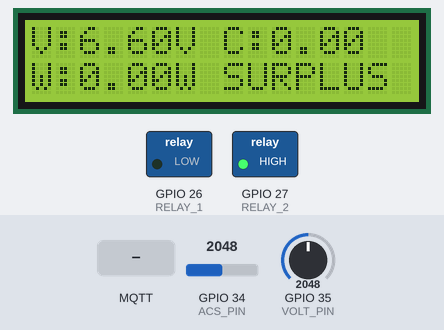
A sketch run on a simulated ESP32. On the bench: 16×2 character LCD, switched loads named in the sketch (green lamp = pin HIGH). The test bench sets the inputs (shaded band); at power-on: GPIO 35 (VOLT_PIN) = 2048, GPIO 34 (ACS_PIN) = 2048. WiFi joins after 1.5 s; servers stay silent unless stated; no MQTT or app messages arrive unless stated; what the sketch prints to the serial monitor is not drawn.

Above: at 11.3 s.
11.4 s: GPIO 35 (VOLT_PIN) set to 339
At 13.7 s:
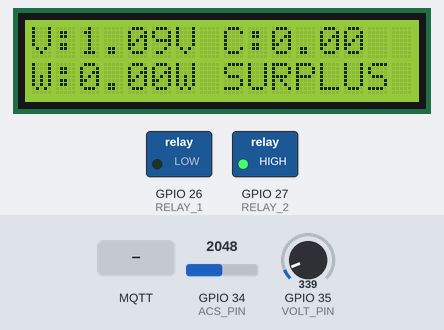
14.0 s: GPIO 35 (VOLT_PIN) set to 276
At 15.8 s:
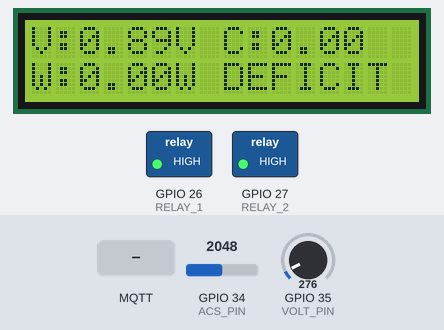
16.3 s: MQTT message "SENDING" arrives on the second subscribed topic
At 18.0 s:
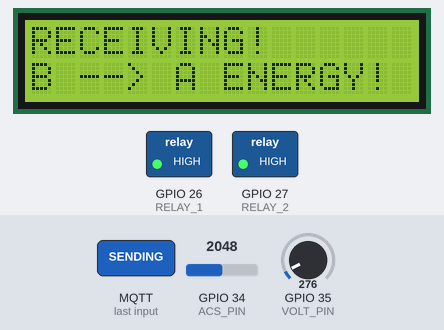
19.4 s: MQTT message "solar/B/status" arrives on the second subscribed topic
At 20.7 s:
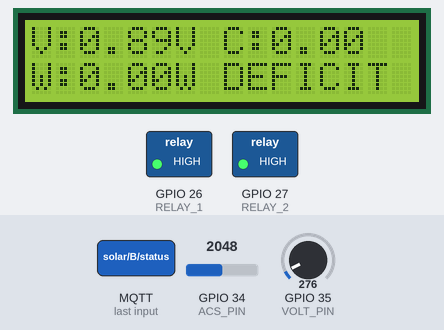
21.6 s: GPIO 34 (ACS_PIN) set to 2866
At 22.7 s:
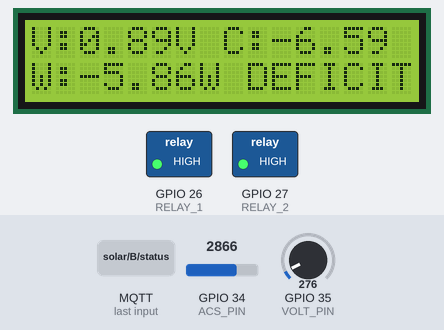
23.9 s: GPIO 34 (ACS_PIN) set to 3603
At 26.1 s:
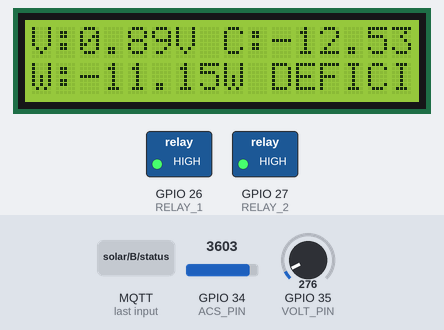
Timing chart, 0 to 27.1 s (numbered marks = the images above; inputs shaded):
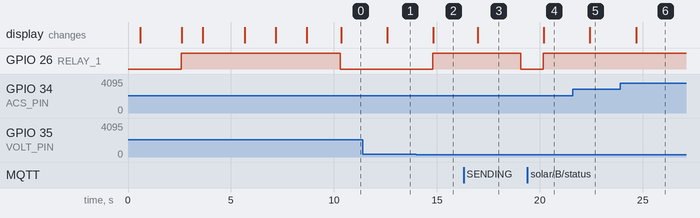

The sketch:

House_A.ino
```cpp
/*
 * SolarKapitBahay — House A (working lab firmware)
 * Pins: D34=ACS712, D35=voltage, D26/D27=relay, D21/D22=LCD I2C
 * MQTT: solar/A/* publish, solar/B/* subscribe
 * Broker IP: run ipconfig on laptop (Wi-Fi IPv4) — update mqttBroker below
 */

#include <WiFi.h>
#include <PubSubClient.h>
#include <Wire.h>
#include <LiquidCrystal_I2C.h>

const char* ssid       = "SKYFiber_MESH_BEF5";
const char* password   = "548251144";
const char* mqttBroker = "192.168.55.113";  // laptop Wi-Fi IP from ipconfig
const int   mqttPort   = 1883;

#define VOLT_PIN  35
#define ACS_PIN   34
#define RELAY_1   26
#define RELAY_2   27

const float VOLT_RATIO        = 4.0;
const float ADC_REF           = 3.3;
const float ADC_MAX           = 4095.0;
const float ACS_SENSITIVITY   = 0.100;
const float VOLTAGE_THRESHOLD = 1.0;
const float TRANSFER_VOLTAGE  = 3.0;
float       acsZeroPoint      = 0.0;

LiquidCrystal_I2C lcd(0x27, 16, 2);
WiFiClient        espClient;
PubSubClient      mqtt(espClient);

bool   houseAOn       = false;
bool   transferOn     = false;
bool   wasTransferOn  = false;
String houseBStatus   = "UNKNOWN";
String houseBTransfer = "STOPPED";

void callback(char* topic, byte* payload, unsigned int length) {
  String msg = "";
  for (unsigned int i = 0; i < length; i++) msg += (char)payload[i];

  if (String(topic) == "solar/B/status") {
    houseBStatus = msg;
  }

  if (String(topic) == "solar/B/transfer") {
    houseBTransfer = msg;
    if (msg == "SENDING") {
      Serial.println("RECEIVING ENERGY FROM B");
      lcd.clear();
      lcd.setCursor(0, 0);
      lcd.print("RECEIVING!");
      lcd.setCursor(0, 1);
      lcd.print("B --> A ENERGY!");
      delay(2000);
    }
    if (msg == "STOPPED") {
      Serial.println("Transfer from B stopped.");
    }
  }
}

void calibrateACS() {
  Serial.println("Calibrating ACS712...");
  lcd.clear();
  lcd.setCursor(0, 0);
  lcd.print("Calibrating...");
  long sum = 0;
  for (int i = 0; i < 200; i++) {
    sum += analogRead(ACS_PIN);
    delay(5);
  }
  acsZeroPoint = (float)sum / 200.0;
  Serial.print("ACS zero: ");
  Serial.println(acsZeroPoint);
  lcd.setCursor(0, 1);
  lcd.print("Zero: ");
  lcd.print(acsZeroPoint, 0);
  delay(2000);
  lcd.clear();
}

float readAvg(int pin) {
  long sum = 0;
  for (int i = 0; i < 20; i++) {
    sum += analogRead(pin);
    delay(2);
  }
  return (float)sum / 20.0;
}

float getVoltage() {
  float avg  = readAvg(VOLT_PIN);
  float adcV = (avg / ADC_MAX) * ADC_REF;
  float volt = adcV * VOLT_RATIO;
  if (volt < 0.1) volt = 0.0;
  return volt;
}

float getCurrent() {
  float avg     = readAvg(ACS_PIN);
  float voltage = (avg / ADC_MAX) * ADC_REF;
  float zeroV   = (acsZeroPoint / ADC_MAX) * ADC_REF;
  float current = -((voltage - zeroV) / ACS_SENSITIVITY);
  if (abs(current) < 0.1) current = 0.0;
  return current;
}

void connectWiFi() {
  Serial.print("Connecting WiFi");
  lcd.clear();
  lcd.setCursor(0, 0);
  lcd.print("Connecting WiFi");
  WiFi.begin(ssid, password);
  int tries = 0;
  while (WiFi.status() != WL_CONNECTED && tries < 20) {
    delay(500);
    Serial.print(".");
    tries++;
  }
  if (WiFi.status() == WL_CONNECTED) {
    Serial.println("\nWiFi OK: " + WiFi.localIP().toString());
    lcd.setCursor(0, 1);
    lcd.print("WiFi OK!");
  } else {
    Serial.println("\nWiFi failed.");
    lcd.setCursor(0, 1);
    lcd.print("No WiFi-offline");
  }
  delay(1500);
}

void reconnectMQTT() {
  if (WiFi.status() != WL_CONNECTED) return;
  if (mqtt.connected()) return;
  Serial.print("Connecting MQTT...");
  if (mqtt.connect("ESP32_House_A")) {
    Serial.println(" connected!");
    mqtt.subscribe("solar/B/status");
    mqtt.subscribe("solar/B/transfer");
  } else {
    Serial.print(" failed. Error: ");
    Serial.println(mqtt.state());
  }
}

void setup() {
  Serial.begin(115200);
  delay(500);

  Wire.begin(21, 22);
  lcd.init();
  lcd.backlight();
  lcd.setCursor(0, 0);
  lcd.print("House A ESP32");
  lcd.setCursor(0, 1);
  lcd.print("Starting...");
  delay(2000);

  pinMode(RELAY_1, OUTPUT);
  pinMode(RELAY_2, OUTPUT);
  digitalWrite(RELAY_1, HIGH);
  digitalWrite(RELAY_2, HIGH);

  calibrateACS();
  connectWiFi();
  mqtt.setServer(mqttBroker, mqttPort);
  mqtt.setCallback(callback);

  Serial.println("House A ready!");
  lcd.clear();
  lcd.setCursor(0, 0);
  lcd.print("House A Ready!");
  delay(1500);
}

void loop() {
  reconnectMQTT();
  mqtt.loop();

  float voltage = getVoltage();
  float current = getCurrent();
  float wattage = voltage * current;

  String myStatus = (voltage >= VOLTAGE_THRESHOLD) ? "SURPLUS" : "DEFICIT";

  if (voltage >= VOLTAGE_THRESHOLD || houseBTransfer == "SENDING") {
    houseAOn = true;
    digitalWrite(RELAY_1, LOW);
  } else {
    houseAOn = false;
    digitalWrite(RELAY_1, HIGH);
  }

  if (voltage >= TRANSFER_VOLTAGE && houseBStatus == "DEFICIT") {
    transferOn = true;
    digitalWrite(RELAY_2, LOW);
  } else {
    transferOn = false;
    digitalWrite(RELAY_2, HIGH);
  }

  if (transferOn && !wasTransferOn) {
    Serial.println("ENERGY TRANSFER: A -> B");
    lcd.clear();
    lcd.setCursor(0, 0);
    lcd.print("TRANSFERRING!");
    lcd.setCursor(0, 1);
    lcd.print("A --> B ENERGY!");
    delay(2000);
    mqtt.publish("solar/A/transfer", "SENDING");
  }

  if (!transferOn && wasTransferOn) {
    Serial.println("Transfer A -> B stopped");
    mqtt.publish("solar/A/transfer", "STOPPED");
  }

  wasTransferOn = transferOn;

  Serial.print("A V=");
  Serial.print(voltage, 2);
  Serial.print(" I=");
  Serial.print(current, 2);
  Serial.print(" W=");
  Serial.print(wattage, 2);
  Serial.print(" ");
  Serial.print(myStatus);
  Serial.print(" B=");
  Serial.println(houseBStatus);

  if (!transferOn && houseBTransfer != "SENDING") {
    lcd.setCursor(0, 0);
    lcd.print("V:");
    lcd.print(voltage, 2);
    lcd.print("V C:");
    lcd.print(current, 2);
    lcd.print("   ");
    lcd.setCursor(0, 1);
    lcd.print("W:");
    lcd.print(wattage, 2);
    lcd.print("W ");
    lcd.print(myStatus);
    lcd.print("   ");
  }

  if (mqtt.connected()) {
    mqtt.publish("solar/A/voltage", String(voltage, 4).c_str());
    mqtt.publish("solar/A/current", String(current, 4).c_str());
    mqtt.publish("solar/A/wattage", String(wattage, 4).c_str());
    mqtt.publish("solar/A/status",   myStatus.c_str());
  }

  delay(1000);
}
```

Measured:
- the behaviour switches between 311 and 310 on GPIO 35 (VOLT_PIN) (found by bisection; images 1 and 2)
- after the input at 11.4 s, the display: changes after 1.2 s (image 1)
- after the input at 14.0 s, GPIO 26 (RELAY_1): LOW → HIGH after 0.80 s; the display: changes after 0.84 s (image 2)
- after the input at 16.3 s, GPIO 26 (RELAY_1): HIGH → LOW after 2.8 s; the display: changes after 0.68 s (image 3)
- after the input at 19.4 s, GPIO 26 (RELAY_1): LOW → HIGH after 0.76 s; the display: changes after 0.79 s (image 4)
- after the input at 21.6 s, the display: changes after 0.83 s (image 5)
- after the input at 23.9 s, the display: changes after 0.78 s (image 6)
